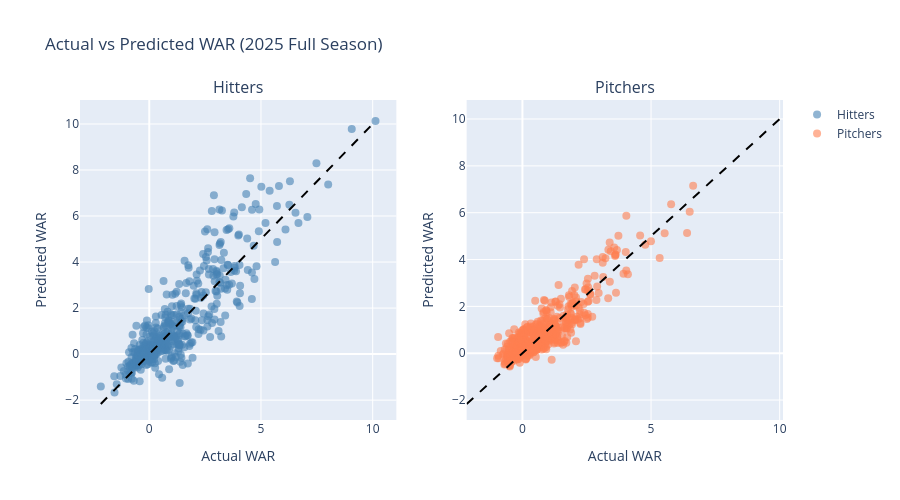

Notebook source saved alongside this figure:
### Code cell
# Cell 8: Actual vs Predicted Scatter Plots

if has_hitter_actual and has_pitcher_actual:
    # Create subplots
    fig = make_subplots(
        rows=1, cols=2,
        subplot_titles=("Hitters", "Pitchers")
    )
    
    # Hitter scatter
    fig.add_trace(
        go.Scatter(
            x=hitter_actual['Actual_WAR'],
            y=hitter_actual['Total_Projected_WAR'],
            mode='markers',
            marker=dict(color='steelblue', size=8, opacity=0.6),
            text=hitter_actual['Name'],
            name='Hitters'
        ),
        row=1, col=1
    )
    
    # Pitcher scatter
    fig.add_trace(
        go.Scatter(
            x=pitcher_actual['Actual_WAR'],
            y=pitcher_actual['Total_Projected_WAR'],
            mode='markers',
            marker=dict(color='coral', size=8, opacity=0.6),
            text=pitcher_actual['Name'],
            name='Pitchers'
        ),
        row=1, col=2
    )
    
    # Add perfect prediction line to both subplots
    max_war = max(
        hitter_actual['Actual_WAR'].max(),
        hitter_actual['Total_Projected_WAR'].max(),
        pitcher_actual['Actual_WAR'].max(),
        pitcher_actual['Total_Projected_WAR'].max()
    )
    min_war = min(
        hitter_actual['Actual_WAR'].min(),
        hitter_actual['Total_Projected_WAR'].min(),
        pitcher_actual['Actual_WAR'].min(),
        pitcher_actual['Total_Projected_WAR'].min()
    )
    
    for col in [1, 2]:
        fig.add_trace(
            go.Scatter(
                x=[min_war, max_war],
                y=[min_war, max_war],
                mode='lines',
                line=dict(color='black', dash='dash'),
                showlegend=False
            ),
            row=1, col=col
        )
    
    fig.update_xaxes(title_text="Actual WAR", row=1, col=1)
    fig.update_xaxes(title_text="Actual WAR", row=1, col=2)
    fig.update_yaxes(title_text="Predicted WAR", row=1, col=1)
    fig.update_yaxes(title_text="Predicted WAR", row=1, col=2)
    
    fig.update_layout(
        title="Actual vs Predicted WAR (2025 Full Season)",
        height=500,
        showlegend=True
    )
    
    fig.show()
elif has_hitter_actual:
    print("Only hitter data available")
elif has_pitcher_actual:
    print("Only pitcher data available")
else:
    print("Skipping actual vs predicted plot (no actual data)")

### Figure 1 — Plotly figure (JSON) as saved in the notebook; plotly's stock layout.template omitted (floating-point values rounded to 4 significant figures; data arrays with more than 128 entries replaced by an {"elided": "..."} marker saying what was removed)
{"data": [{"marker": {"color": "steelblue", "opacity": 0.6, "size": 8}, "mode": "markers", "name": "Hitters", "text": {"elided": "488 str values"}, "type": "scatter", "x": {"elided": "488 float values"}, "xaxis": "x", "y": {"elided": "488 float values"}, "yaxis": "y"}, {"marker": {"color": "coral", "opacity": 0.6, "size": 8}, "mode": "markers", "name": "Pitchers", "text": {"elided": "595 str values"}, "type": "scatter", "x": {"elided": "595 float values"}, "xaxis": "x2", "y": {"elided": "595 float values"}, "yaxis": "y2"}, {"line": {"color": "black", "dash": "dash"}, "mode": "lines", "showlegend": false, "type": "scatter", "x": [-2.168, 10.13], "xaxis": "x", "y": [-2.168, 10.13], "yaxis": "y"}, {"line": {"color": "black", "dash": "dash"}, "mode": "lines", "showlegend": false, "type": "scatter", "x": [-2.168, 10.13], "xaxis": "x2", "y": [-2.168, 10.13], "yaxis": "y2"}], "layout": {"annotations": [{"font": {"size": 16}, "showarrow": false, "text": "Hitters", "x": 0.225, "xanchor": "center", "xref": "paper", "y": 1, "yanchor": "bottom", "yref": "paper"}, {"font": {"size": 16}, "showarrow": false, "text": "Pitchers", "x": 0.775, "xanchor": "center", "xref": "paper", "y": 1, "yanchor": "bottom", "yref": "paper"}], "height": 500, "showlegend": true, "title": {"text": "Actual vs Predicted WAR (2025 Full Season)"}, "xaxis": {"anchor": "y", "domain": [0, 0.45], "title": {"text": "Actual WAR"}}, "xaxis2": {"anchor": "y2", "domain": [0.55, 1], "title": {"text": "Actual WAR"}}, "yaxis": {"anchor": "x", "domain": [0, 1], "title": {"text": "Predicted WAR"}}, "yaxis2": {"anchor": "x2", "domain": [0, 1], "title": {"text": "Predicted WAR"}}}}
